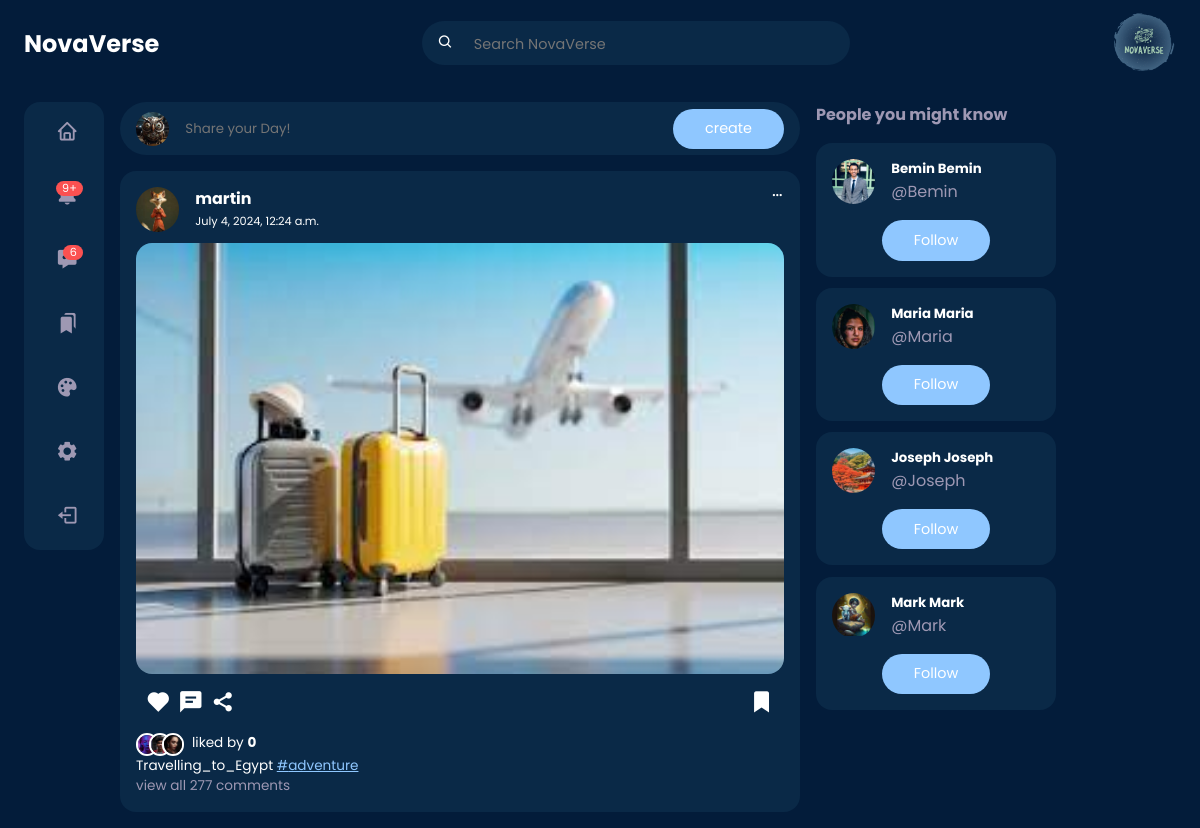
The page / (signed in) on the database as committed earlier.
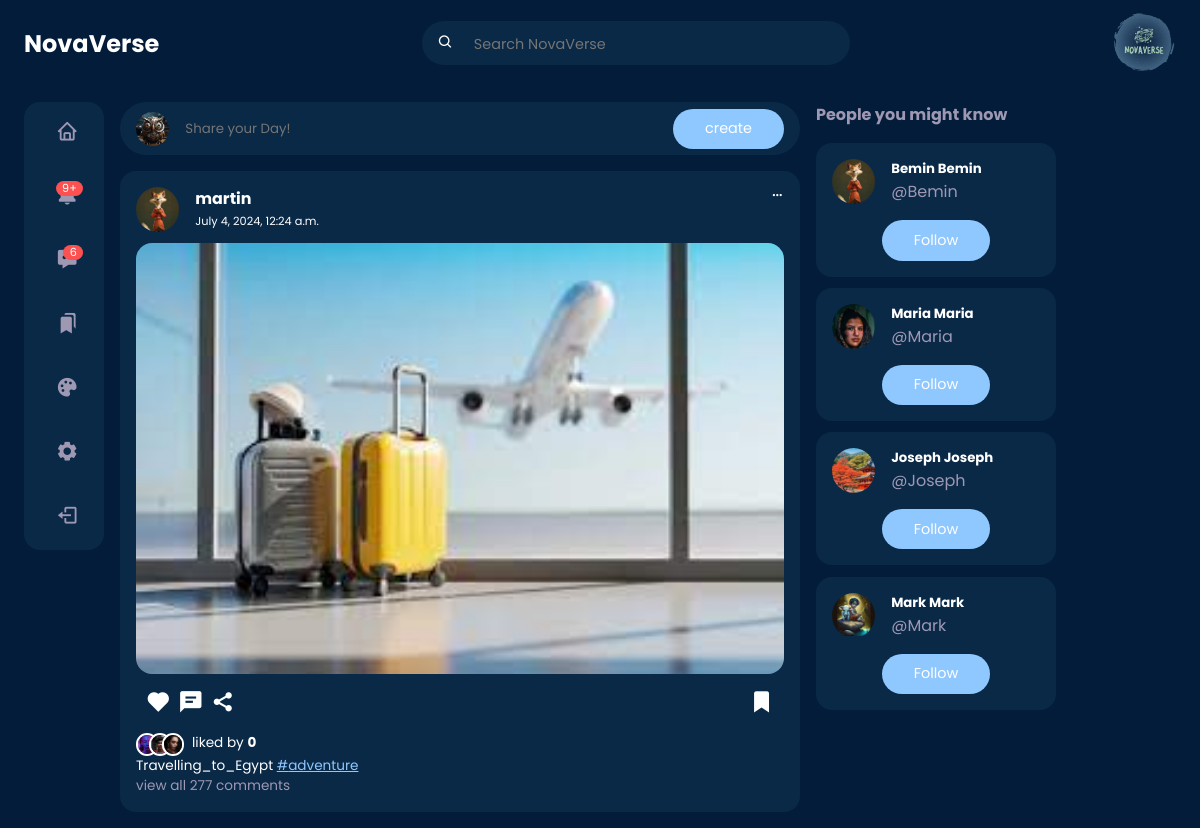
The same page on the database as committed later.
### userauth/models.py (models this page shows, shortened)
class Profile(models.Model):
    user = models.OneToOneField(User, on_delete=models.CASCADE)
    first_name = models.CharField(max_length=100, null=True, blank=True)
    last_name = models.CharField(max_length=100, null=True, blank=True)
    location = models.CharField(max_length=100, null=True, blank=True)
    url = models.URLField(max_length=1000, null=True, blank=True)
    bio = models.TextField(max_length=200, null=True, blank=True)
    created = models.DateField(auto_now_add=True)
    picture = models.ImageField(
        upload_to=user_directory_path,
        null=True,
        blank=True,
        verbose_name="profile-Picture",
    )
    favourite = models.ManyToManyField(Post)

### post/views.py (the view)
# urls.py: 2. Add a URL to urlpatterns:  path('', views.home, name='home')
def home(request):
    user = request.user
    posts = Stream.objects.filter(user=user)
    group_ids = [post.post_id for post in posts]
    post_items = Post.objects.filter(id__in=group_ids).all().order_by("-posted")
    profile = Profile.objects.get(user=user)
    posts_with_profile = []
    for post in post_items:
        post_user_profile = Profile.objects.get(user=post.user)
        post_data = {
            "post": post,
            "user_profile": post_user_profile,
        }
        posts_with_profile.append(post_data)
    all_users = User.objects.exclude(id=user.id)
    followed_users = Follow.objects.filter(follower=user).values_list(
        "following", flat=True
    )
    unfollowed_users = all_users.exclude(id__in=followed_users)
    unfollowed_users_profiles = Profile.objects.filter(user__in=unfollowed_users)
    context = {
        "posts_with_profile": posts_with_profile,
        "profile": profile,
        "unfollowed_users_profiles": unfollowed_users_profiles,
    }
    return render(request, "home.html", context)

### templates/home.html (shortened to what this page needs)
{% load static %}
<!DOCTYPE html>
<html lang="en">
<head>
	<link rel="stylesheet" href="{% static 'style/home.css' %}">
	<link href='https://unpkg.com/boxicons@2.1.4/css/boxicons.min.css' rel='stylesheet'>
</head>
<body>
	{% include "nav.html" %}
	<main>
		<div class="container">
			<div class="left">
				{% include 'sidebar.html' %}
			</div>
			<div class="middle">
				<div class="create-post">
					<div class="profile-photo">
						<img src="{{profile.picture.url}}">
					</div>
					<input type="text" placeholder="Share your Day!" id="create-post" readonly>
					<a href="{% url 'new-post' %}"><input type="submit" class="btn btn-primary" value="create"></a>
				</div>
				<div class="feeds">
					{% for item in posts_with_profile %}
					<div class="feed">
						<div class="head">
							<div class="user">
								<div class="profile-photo">
									<img src="{{ item.user_profile.picture }}">
								</div>
								<div class="info">
									<a href="{% url 'profile' item.post.user.username %}">
										<h3>{{ item.post.user.username }}</h3>
									</a>
									<small>{{ item.post.posted }}</small>
								</div>
							</div>
							<span class="edit">
								<i class='bx bx-dots-horizontal-rounded'></i>
							</span>
						</div>
						<div class="photo">
							<a href="{% url 'post-detail' item.post.id %}"><img src="{{ item.post.picture }}"></a>
						</div>
						<div class="action-buttons">
							<div class="interaction-buttons">
								<span>
									<a href="{% url 'like' item.post.id %}" class="like-button"
										data-id="{{ item.post.id }}">
										<i id="like-icon-{{ item.post.id }}"
											class='bx bxs-heart {% if item.post.user_liked %} liked {% endif %}'></i>
									</a>
								</span>
								<span><i class='bx bxs-comment-detail'></i></span>
								<span><i class='bx bxs-share-alt'></i></span>
							</div>
							<div class="bookmark">
								<span>
									<a href="{% url 'favourite' item.post.id %}" class="favourite-button"
										data-id="{{item.post.id}}">
										<i class='bx bxs-bookmark'></i>
									</a>
								</span>
							</div>
						</div>
						<div class="liked-by">
							<span><img src="{% static 'img/profile-10.jpg' %}"></span>
							<span><img src="{% static 'img/profile-11.jpg' %}"></span>
							<span><img src="{% static 'img/profile-12.jpg' %}"></span>
							<p>liked by <b id="like-count-{{ item.post.id }}"> {{ item.post.likes }}
								</b></p>
						</div>
						<div class="caption">
							<p>
								{{item.post.caption}}
								{% for tag in item.post.tags.all %}
								<a href="{{tag.get_absolute_url}}"><span class="harsh-tag">
										#{{tag.title}}</span></a>
								{% endfor %}
							</p>
						</div>
						<div class="comment text-muted">
							view all 277 comments
						</div>
					</div>
					{% endfor %}
				</div>
			</div>
			<div class="right">
				<div class="friend-requests">
					<h4>People you might know</h4>
					{% for profile in unfollowed_users_profiles %}
					<div class="request">
						<div class="info">
							<div class="profile-photo">
								<a href="{% url 'profile' profile.user.username %}"><img src="{{ profile.picture.url }}"
										alt=""></a>
							</div>
							<div>
								<h5>{{profile.first_name}} {{profile.first_name}}</h5>
								<p class="text-muted">
									@{{profile.user.username}}
								</p>
							</div>
						</div>
						<div class="action">
							{% if not follow_status %}
							<a href="{% url 'follow' profile.user.username 1 %}" class="btn btn-primary">Follow</a>
							{% else %}
							<a href="{% url 'follow' profile.user.username 0 %}" class="btn btn-primary">Unfollow</a>
							{% endif %}
						</div>
					</div>
					{% endfor %}
				</div>
			</div>
		</div>
	</main>
</body>
</html>

Rows that differ between the two databases and show on the page:
changed Profile "Bemin": picture: a different picture
